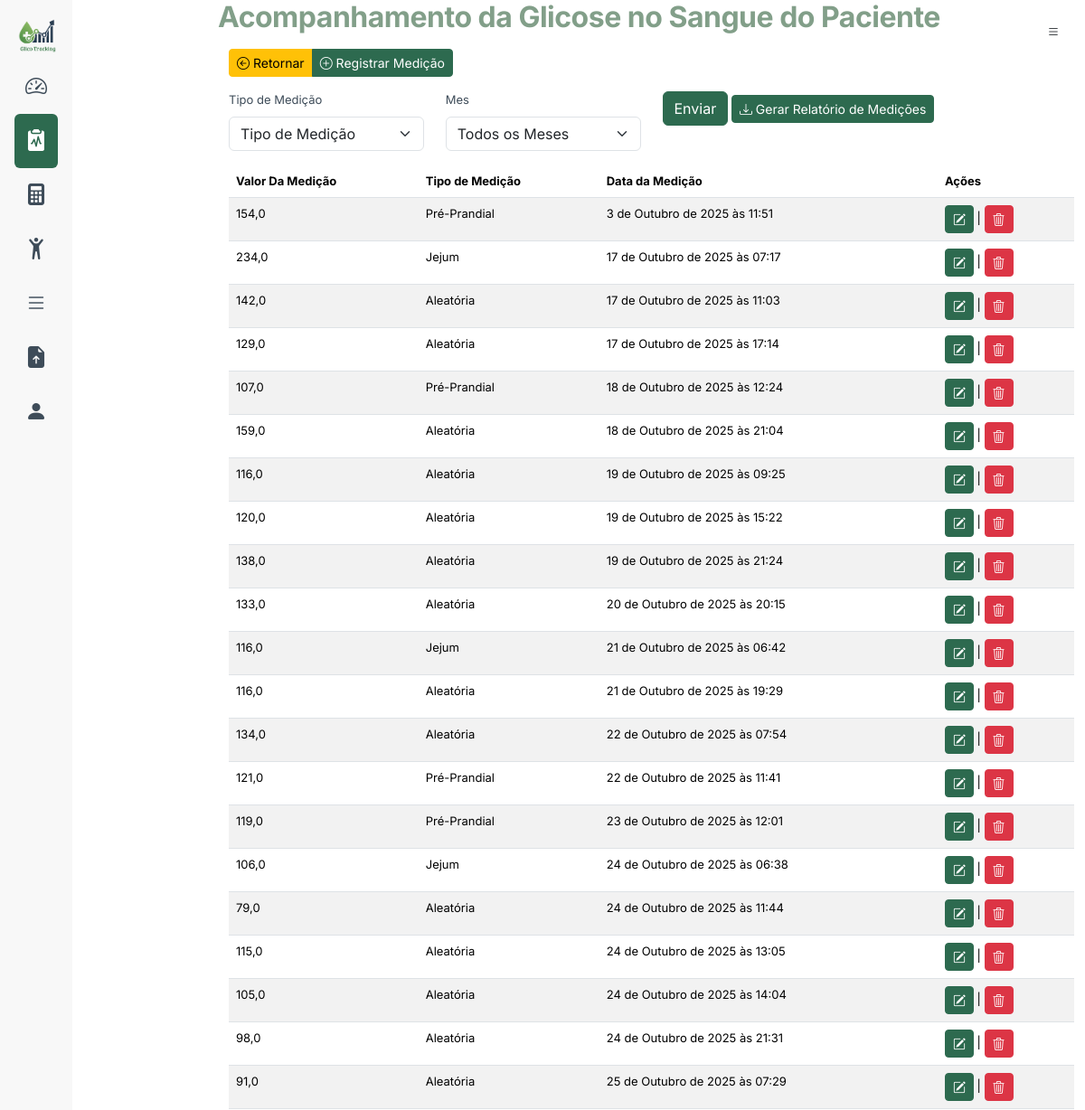
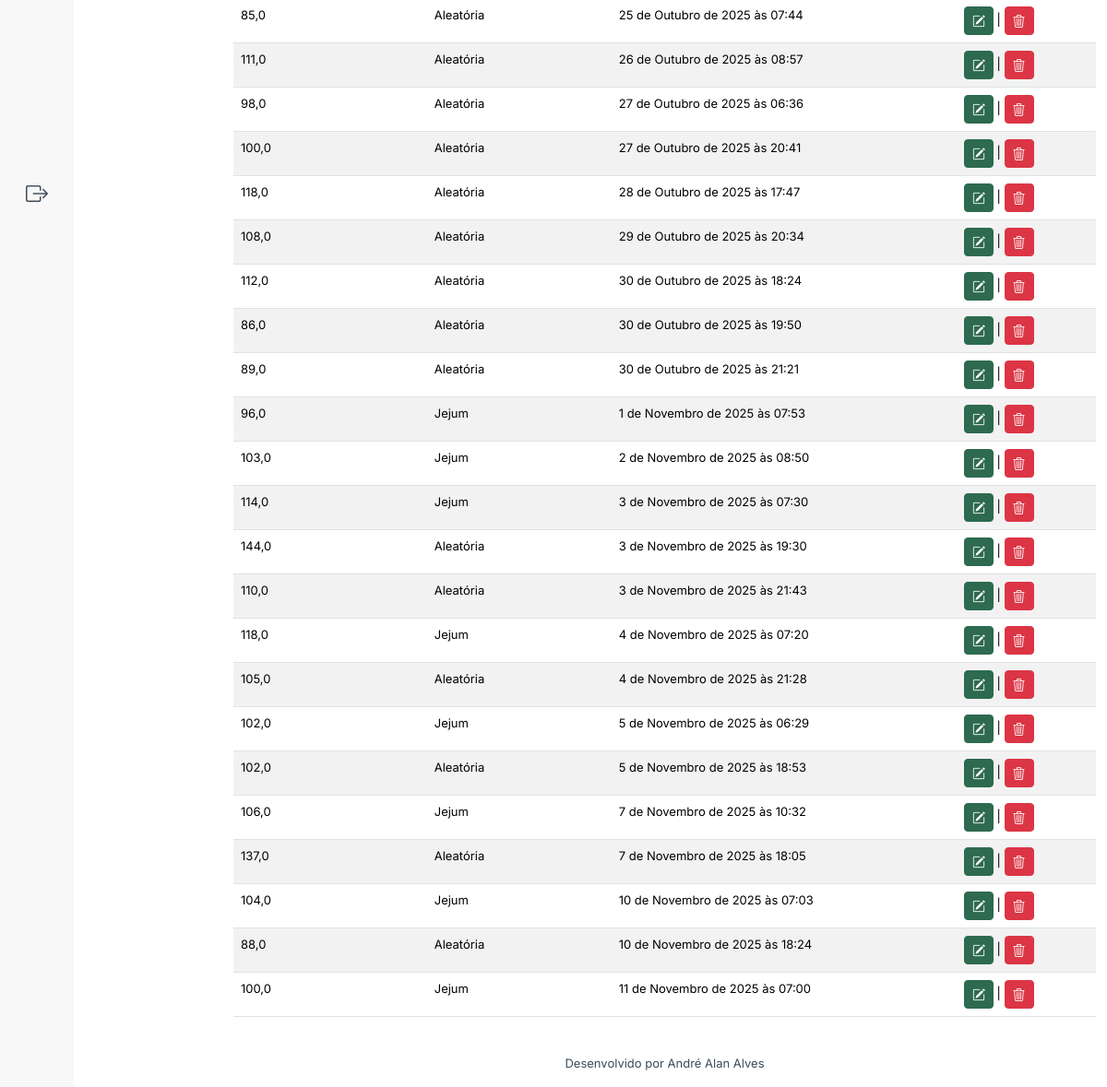
Screenshot of /medicoes/lista (signed in) with the database file from the repository (2 pictures, top to bottom).
### medicoes/models.py (models this page shows, shortened)
class Medicao(models.Model):
    TIPO_MEDICAO_CHOICES = [
        ("","Tipo de Medição"),
        ('pre_prandial', 'Pré-Prandial'),
        ('pos_prandial_1h', 'Pós-Prandial 1 Hora'),
        ('pos_pandrial_2h', 'Pós-Pandrial 2 Horas'),
        ('jejum', 'Jejum'),
        ('aleatoria', 'Aleatória'),
    ]
    valor_glicose = models.FloatField(verbose_name='Valor da Glicose (mg/dL)')
    tipo_medicao = models.CharField(max_length=20, choices=TIPO_MEDICAO_CHOICES, verbose_name='Tipo de Medição')
    data_medicao = models.DateTimeField(verbose_name='Data da Medição', default=timezone.now)
    observacoes = models.TextField(null=True, blank=True, verbose_name='Observações')
    perfil = models.ForeignKey(Perfil, on_delete=models.CASCADE, verbose_name='Perfil')
    exame = models.ForeignKey(Exame, on_delete=models.SET_NULL, null=True, blank=True, related_name='medicoes', verbose_name='Exame Relacionado')
    class Meta:
        app_label = 'medicoes'
        verbose_name_plural = 'Medições'
        ordering = ['data_medicao']

### medicoes/views.py (the view)
# urls.py: path("lista", views.MedicoesListView.as_view(), name="lista"),
class MedicoesListView(LoginRequiredMixin, ListView):
    template_name_suffix = "_listar"
    model = Medicao
    def get_context_data(self, **kwargs):
        context = super().get_context_data(**kwargs)
        context['form'] = MedicaoFilterForm(self.request.GET or None)
        return context
    def get_queryset(self):
        instancia = super().get_queryset().all()
        tipo_medicao_data = self.request.GET.get('tipo_medicao')
        mes = self.request.GET.get('mes')
        if tipo_medicao_data:
            instancia = instancia.filter(tipo_medicao=tipo_medicao_data)
        if mes:
            instancia = instancia.filter(data_medicao__month=mes)
        return instancia

### medicoes/forms.py
class MedicaoFilterForm(forms.Form):
    MESES = [("","Todos os Meses"),("01","janeiro"),("02","fevereiro"),("03","março"),("04","abril"),
             ("05","maio"),("06","junho"),("07","julho"),("08","agosto"),
             ("09","setembro"),("10","outubro"),("11","Novembro"),("12","dezembro")]
    tipo_medicao = forms.ChoiceField(label="Tipo de Medição", choices=Medicao.TIPO_MEDICAO_CHOICES, required=False)
    mes = forms.ChoiceField(required=False, choices=MESES)
    class Meta:
        fields = ['tipo_medicao',"data_medicao"]
        widgets = {
            'data_medicao': forms.DateTimeInput(attrs={'type': 'datetime-local'}),
        }

### medicoes/template/medicoes/medicao_listar.html (shortened to what this page needs)
{% extends "base.html" %}
{% load django_bootstrap5 %}
{% block datatable %}
<link rel="stylesheet" href="https://cdn.datatables.net/1.13.7/css/jquery.dataTables.min.css">
{% endblock %}
{% block content %}
<h1>Acompanhamento da Glicose no Sangue do Paciente</h1>
<div class="container-fluid mt-3">
    <div class="row my-3">
        <div class="col">
            <div class="btn-group" role="group" aria-label="Basic example">
                <a class="btn btn-sm btn-warning" href="{% url 'core:dashboard' %}" type="button"><i class="bi bi-arrow-left-circle"></i> Retornar</a>
                <a href="{% url 'medicoes:registra' %}" class="btn btn-primary btn-sm"> <i class="bi bi-plus-circle"></i> Registrar Medição</a>
            </div>
        </div>
    </div>
    <div class="row">
        <div class="col-12 col-md-12">
            <form method="get">
                <div class="row">
                    <div class="col-3 col-md-3">
                        {% bootstrap_field form.tipo_medicao show_label='skip' size="sm" %}
                    </div>
                    <div class="col-3 col-md-3">
                        {% bootstrap_field form.mes show_label='skip' size="sm" %}
                    </div>
                    <div class="col-6 col-md-6">
                        {% bootstrap_button "Enviar" size="sm" %}
                        <a href="{% url 'medicoes:relatorio'%}?tipo_medicao={{ request.GET.tipo_medicao }}&mes={{ request.GET.mes }}"
                           class="btn btn-primary btn-sm"><i class="bi bi-download" ></i> Gerar Relatório de Medições</a>
                    </div>
                </div>
            </form>
        </div>
    </div>
    <div class="row">
        <div class="col-12">
            <table id="medicoes" class="table table-striped">
                <thead>
                <tr>
                    <th>Valor Da Medição</th>
                    <th>Tipo de Medição</th>
                    <th>Data da Medição</th>
                    <th>Ações</th>
                </tr>
                </thead>
                <tbody>
                {% for o in object_list %}
                <tr>
                    <td>{{ o.valor_glicose }}</td>
                    <td>{{ o.get_tipo_medicao_display }}</td>
                    <td>{{ o.data_medicao }}</td>
                    <td><a href="{% url "medicoes:atualiza" pk=o.id %}" class="btn btn-sm btn-primary "><i class="bi bi-pencil-square"></i></a> |
                        <a href="{% url "medicoes:deleta" pk=o.id %}" class="btn btn-sm btn-danger "><i class="bi bi-trash3"></i></a>
                    </td>
                </tr>
                {% endfor %}
                </tbody>
            </table>
        </div>
    </div>
</div>
    {% endblock %}

### static/styles/base.css (style rules this page uses)
:root { --glico-primary: #2D6A4F; --glico-secondary: #1B4965; --glico-accent: #52B6CC; --glico-alert: #F4A460; --glico-danger: #C1121F; --glico-text: #3E4C59; --glico-light-bg: #f8f8f8; }
.btn-primary { background-color: var(--glico-primary); border-color: var(--glico-primary); }
table tbody tr:nth-child(odd) { background-color: var(--glico-light-bg); }
* { font-family: 'Inter', sans-serif; }
h1 { font-size: 2rem; font-weight: 700; letter-spacing: -0.5px; line-height: 1.2; }
body { font-size: 1rem; font-weight: 400; line-height: 1.5; color: var(--glico-text); }
body { background-color: #FFF !important; font-size: 1rem; }
.div2 h1 { color:#829f89; }

### rows the page displays
Medicao: valor_glicose "154,0", tipo_medicao "Pré-Prandial", data_medicao "3 de Outubro de 2025 às 11:51"
Medicao: valor_glicose "234,0", tipo_medicao "Jejum", data_medicao "17 de Outubro de 2025 às 07:17"
Medicao: valor_glicose "142,0", tipo_medicao "Aleatória", data_medicao "17 de Outubro de 2025 às 11:03"
Medicao: valor_glicose "129,0", tipo_medicao "Aleatória", data_medicao "17 de Outubro de 2025 às 17:14"
Medicao: valor_glicose "107,0", tipo_medicao "Pré-Prandial", data_medicao "18 de Outubro de 2025 às 12:24"
Medicao: valor_glicose "159,0", tipo_medicao "Aleatória", data_medicao "18 de Outubro de 2025 às 21:04"
Medicao: valor_glicose "116,0", tipo_medicao "Aleatória", data_medicao "19 de Outubro de 2025 às 09:25"
Medicao: valor_glicose "120,0", tipo_medicao "Aleatória", data_medicao "19 de Outubro de 2025 às 15:22"
Medicao: valor_glicose "138,0", tipo_medicao "Aleatória", data_medicao "19 de Outubro de 2025 às 21:24"
Medicao: valor_glicose "133,0", tipo_medicao "Aleatória", data_medicao "20 de Outubro de 2025 às 20:15"
Medicao: valor_glicose "116,0", tipo_medicao "Jejum", data_medicao "21 de Outubro de 2025 às 06:42"
Medicao: valor_glicose "116,0", tipo_medicao "Aleatória", data_medicao "21 de Outubro de 2025 às 19:29"
Medicao: valor_glicose "134,0", tipo_medicao "Aleatória", data_medicao "22 de Outubro de 2025 às 07:54"
Medicao: valor_glicose "121,0", tipo_medicao "Pré-Prandial", data_medicao "22 de Outubro de 2025 às 11:41"
Medicao: valor_glicose "119,0", tipo_medicao "Pré-Prandial", data_medicao "23 de Outubro de 2025 às 12:01"
Medicao: valor_glicose "106,0", tipo_medicao "Jejum", data_medicao "24 de Outubro de 2025 às 06:38"
Medicao: valor_glicose "79,0", tipo_medicao "Aleatória", data_medicao "24 de Outubro de 2025 às 11:44"
Medicao: valor_glicose "115,0", tipo_medicao "Aleatória", data_medicao "24 de Outubro de 2025 às 13:05"
Medicao: valor_glicose "105,0", tipo_medicao "Aleatória", data_medicao "24 de Outubro de 2025 às 14:04"
Medicao: valor_glicose "98,0", tipo_medicao "Aleatória", data_medicao "24 de Outubro de 2025 às 21:31"
Medicao: valor_glicose "91,0", tipo_medicao "Aleatória", data_medicao "25 de Outubro de 2025 às 07:29"
Medicao: valor_glicose "85,0", tipo_medicao "Aleatória", data_medicao "25 de Outubro de 2025 às 07:44"
Medicao: valor_glicose "111,0", tipo_medicao "Aleatória", data_medicao "26 de Outubro de 2025 às 08:57"
Medicao: valor_glicose "98,0", tipo_medicao "Aleatória", data_medicao "27 de Outubro de 2025 às 06:36"
Medicao: valor_glicose "100,0", tipo_medicao "Aleatória", data_medicao "27 de Outubro de 2025 às 20:41"
Medicao: valor_glicose "118,0", tipo_medicao "Aleatória", data_medicao "28 de Outubro de 2025 às 17:47"
Medicao: valor_glicose "108,0", tipo_medicao "Aleatória", data_medicao "29 de Outubro de 2025 às 20:34"
Medicao: valor_glicose "112,0", tipo_medicao "Aleatória", data_medicao "30 de Outubro de 2025 às 18:24"
Medicao: valor_glicose "86,0", tipo_medicao "Aleatória", data_medicao "30 de Outubro de 2025 às 19:50"
Medicao: valor_glicose "89,0", tipo_medicao "Aleatória", data_medicao "30 de Outubro de 2025 às 21:21"
Medicao: valor_glicose "96,0", tipo_medicao "Jejum", data_medicao "1 de Novembro de 2025 às 07:53"
Medicao: valor_glicose "103,0", tipo_medicao "Jejum", data_medicao "2 de Novembro de 2025 às 08:50"
Medicao: valor_glicose "114,0", tipo_medicao "Jejum", data_medicao "3 de Novembro de 2025 às 07:30"
Medicao: valor_glicose "144,0", tipo_medicao "Aleatória", data_medicao "3 de Novembro de 2025 às 19:30"
Medicao: valor_glicose "110,0", tipo_medicao "Aleatória", data_medicao "3 de Novembro de 2025 às 21:43"
Medicao: valor_glicose "118,0", tipo_medicao "Jejum", data_medicao "4 de Novembro de 2025 às 07:20"
Medicao: valor_glicose "105,0", tipo_medicao "Aleatória", data_medicao "4 de Novembro de 2025 às 21:28"
Medicao: valor_glicose "102,0", tipo_medicao "Jejum", data_medicao "5 de Novembro de 2025 às 06:29"
Medicao: valor_glicose "102,0", tipo_medicao "Aleatória", data_medicao "5 de Novembro de 2025 às 18:53"
Medicao: valor_glicose "106,0", tipo_medicao "Jejum", data_medicao "7 de Novembro de 2025 às 10:32"
Medicao: valor_glicose "137,0", tipo_medicao "Aleatória", data_medicao "7 de Novembro de 2025 às 18:05"
Medicao: valor_glicose "104,0", tipo_medicao "Jejum", data_medicao "10 de Novembro de 2025 às 07:03"
Medicao: valor_glicose "88,0", tipo_medicao "Aleatória", data_medicao "10 de Novembro de 2025 às 18:24"
Medicao: valor_glicose "100,0", tipo_medicao "Jejum", data_medicao "11 de Novembro de 2025 às 07:00"
